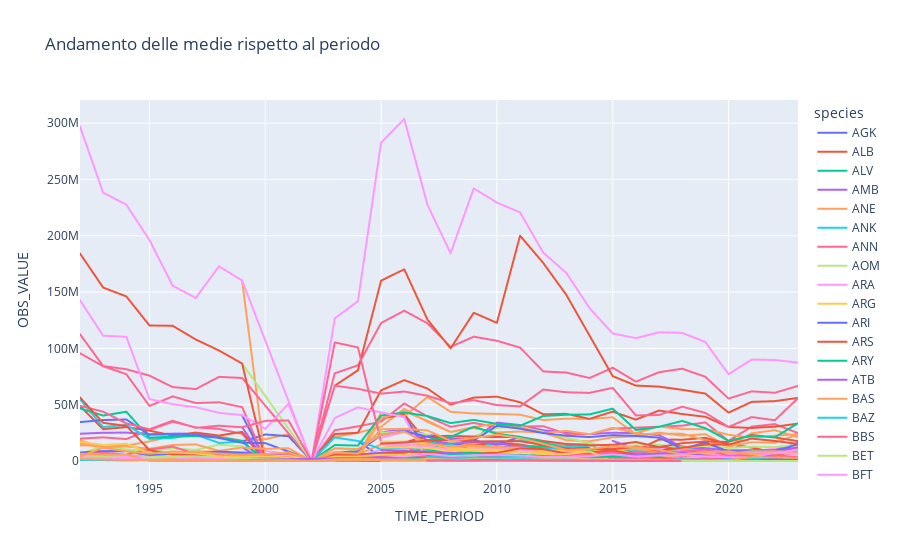

The notebook cell saved with this chart:
### Code cell
fig = px.line(
    df_analisi,
    x='TIME_PERIOD',
    y='OBS_VALUE',
    color='species',
    title='Andamento delle medie rispetto al periodo'
)

fig.show()
